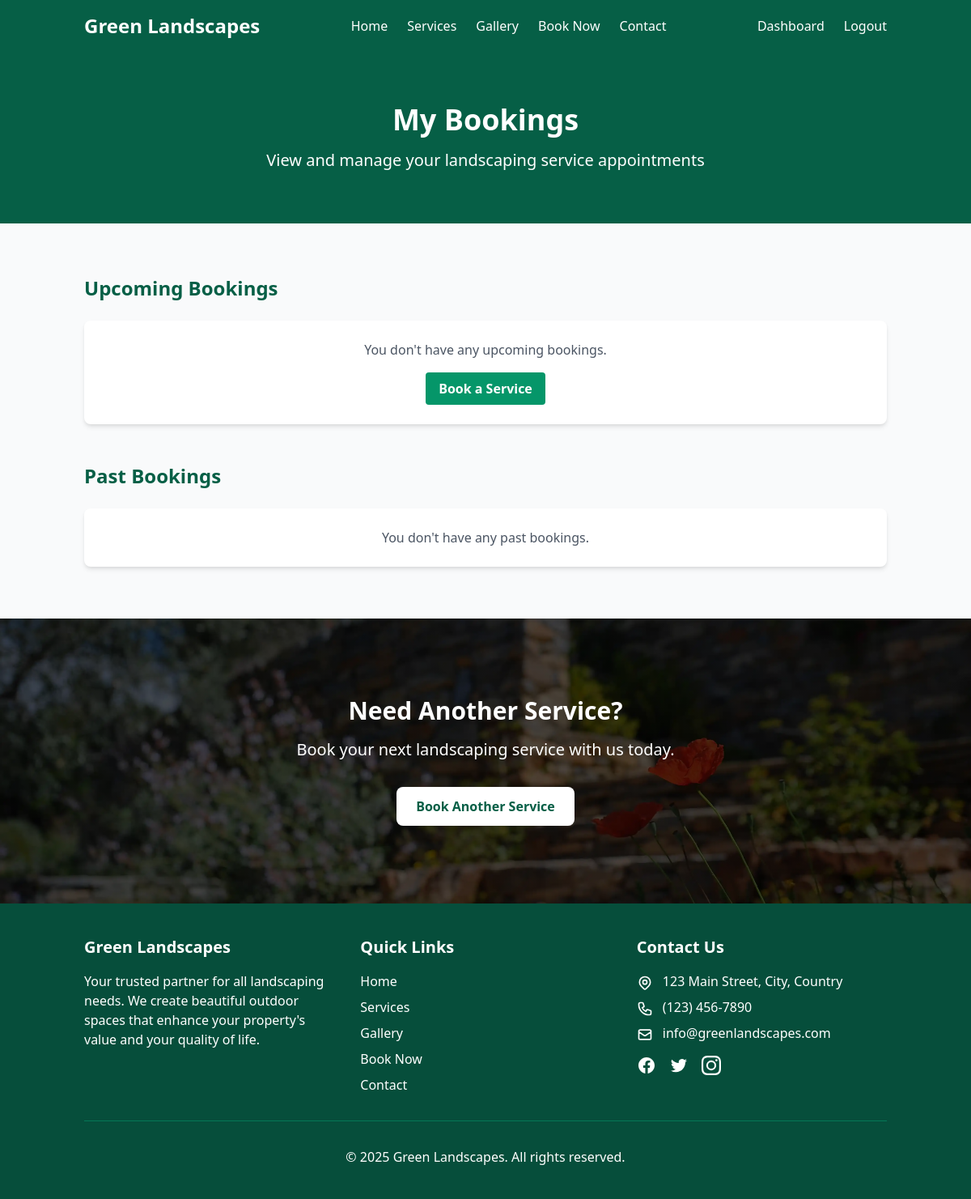
Page /bookings/list/ (signed in) on the earlier database version.
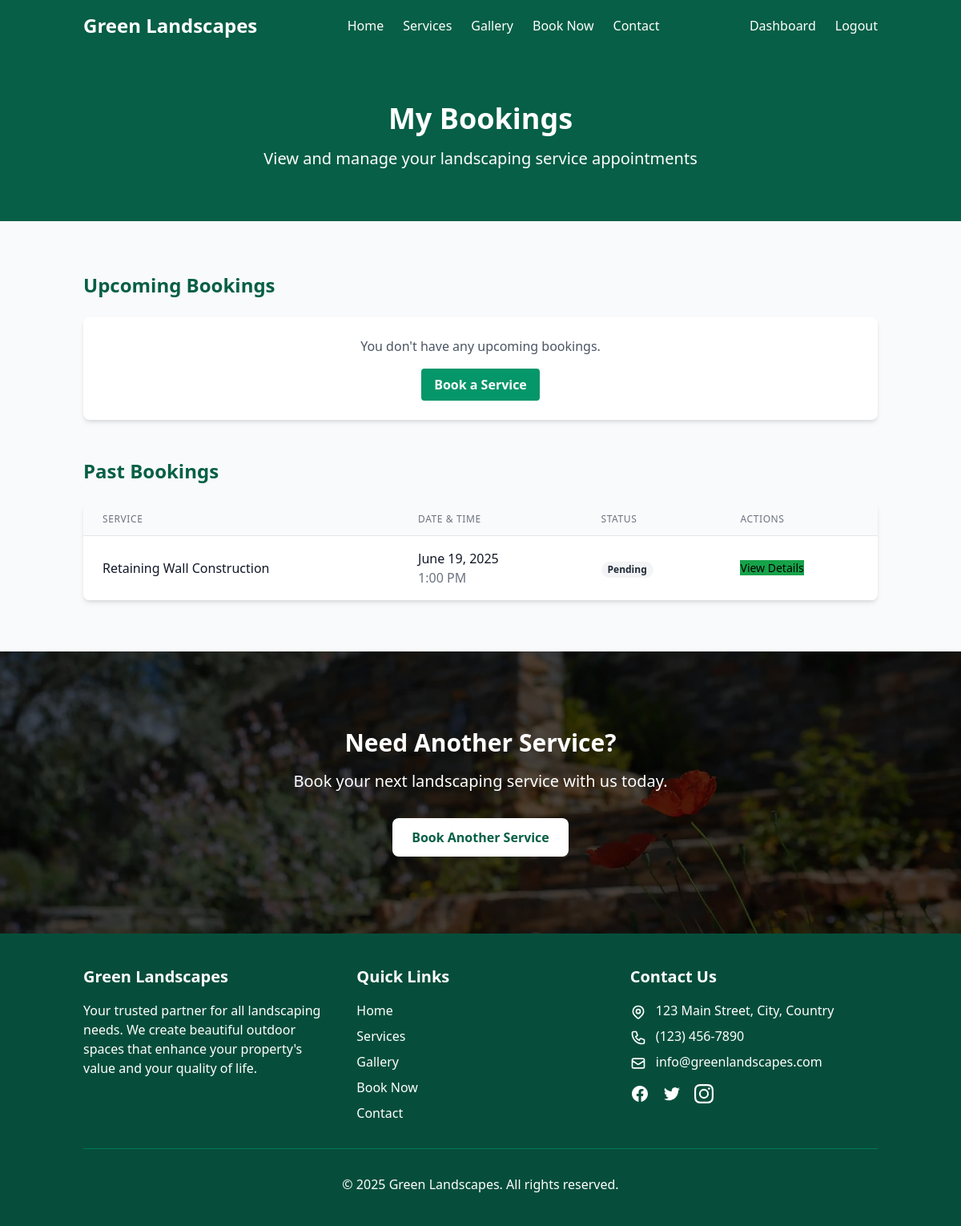
Same page on the later database version.
### bookings/models.py (models this page shows, shortened)
class Booking(models.Model):
    user = models.ForeignKey(settings.AUTH_USER_MODEL, on_delete=models.CASCADE, related_name='bookings')
    service = models.ForeignKey(Service, on_delete=models.CASCADE, related_name='bookings')
    date = models.DateField()
    time_slot = models.ForeignKey(BookingTimeSlot, on_delete=models.CASCADE, related_name='bookings')
    status = models.ForeignKey(BookingStatus, on_delete=models.CASCADE, default=1)  # Default to 'Pending'
    special_instructions = models.TextField(blank=True, null=True)
    address = models.TextField(blank=True, null=True, help_text="If different from your account address")
    phone = models.CharField(max_length=15, blank=True, null=True, help_text="If different from your account phone")
    created_at = models.DateTimeField(auto_now_add=True)
    updated_at = models.DateTimeField(auto_now=True)
    class Meta:
        ordering = ['-date', '-time_slot__start_time']
        unique_together = ['date', 'time_slot']

class BookingTimeSlot(models.Model):
    TIME_CHOICES = [
        ('08:00', '8:00 AM'),
        ('09:00', '9:00 AM'),
        ('10:00', '10:00 AM'),
        ('11:00', '11:00 AM'),
        ('12:00', '12:00 PM'),
        ('13:00', '1:00 PM'),
        ('14:00', '2:00 PM'),
        ('15:00', '3:00 PM'),
        ('16:00', '4:00 PM'),
        ('17:00', '5:00 PM'),
    ]
    start_time = models.CharField(max_length=5, choices=TIME_CHOICES)
    is_available = models.BooleanField(default=True)
    def __str__(self):
        return self.get_start_time_display()

class BookingStatus(models.Model):
    BOOKING_STATUS_CHOICES = [
        ('pending', 'Pending'),
        ('confirmed', 'Confirmed'),
        ('in_progress', 'In Progress'),
        ('completed', 'Completed'),
        ('cancelled', 'Cancelled'),
    ]
    name = models.CharField(max_length=20, choices=BOOKING_STATUS_CHOICES, unique=True)
    description = models.TextField(blank=True)
    def __str__(self):
        return self.get_name_display()
    class Meta:
        verbose_name_plural = "Booking Statuses"

### services/models.py (models this page shows, shortened)
class Service(models.Model):
    category = models.ForeignKey(ServiceCategory, on_delete=models.CASCADE, related_name='services')
    name = models.CharField(max_length=200)
    description = models.TextField()
    short_description = models.CharField(max_length=255, blank=True)
    price = models.DecimalField(max_digits=10, decimal_places=2, blank=True, null=True, help_text="Leave blank if price varies")
    price_suffix = models.CharField(max_length=20, blank=True, help_text="e.g. 'per hour', 'per visit'")
    image = models.ImageField(upload_to=get_upload_path, blank=True, null=True)
    slug = models.SlugField(max_length=220, unique=True, blank=True)
    is_featured = models.BooleanField(default=False)
    created_at = models.DateTimeField(auto_now_add=True)
    updated_at = models.DateTimeField(auto_now=True)

### bookings/views.py (the view)
# urls.py: path('list/', views.BookingListView.as_view(), name='booking_list'),
class BookingListView(LoginRequiredMixin, ListView):
    model = Booking
    template_name = 'bookings/booking_list.html'
    context_object_name = 'bookings'
    def get_queryset(self):
        return Booking.objects.filter(user=self.request.user)
    def get_context_data(self, **kwargs):
        context = super().get_context_data(**kwargs)
        context['upcoming_bookings'] = self.get_queryset().filter(
            date__gte=timezone.now().date(),
            status__name__in=['pending', 'confirmed']
        )
        context['past_bookings'] = self.get_queryset().filter(
            date__lt=timezone.now().date()
        )
        return context

### templates/bookings/booking_list.html (shortened to what the changed rows need)
{% extends 'base.html' %}
{% load static %}
{% block content %}
<section class="bg-green-800 text-white py-16">
    <div class="container mx-auto px-4 text-center">
        <h1 class="text-4xl font-bold mb-4">My Bookings</h1>
    </div>
</section>
<section class="py-16">
    <div class="container mx-auto px-4">
        <div class="max-w-5xl mx-auto">
            <div class="mb-12">
                <h2 class="text-2xl font-bold mb-6 text-green-800">Upcoming Bookings</h2>
            </div>
            <div>
                <h2 class="text-2xl font-bold mb-6 text-green-800">Past Bookings</h2>
                {% if past_bookings %}
                    <div class="bg-white rounded-lg shadow-md overflow-hidden">
                        <div class="overflow-x-auto">
                            <table class="min-w-full divide-y divide-gray-200">
                                <thead class="bg-gray-50">
                                    <tr>
                                        <th scope="col" class="px-6 py-3 text-left text-xs font-medium text-gray-500 uppercase tracking-wider">Service</th>
                                        <th scope="col" class="px-6 py-3 text-left text-xs font-medium text-gray-500 uppercase tracking-wider">Date & Time</th>
                                        <th scope="col" class="px-6 py-3 text-left text-xs font-medium text-gray-500 uppercase tracking-wider">Status</th>
                                        <th scope="col" class="px-6 py-3 text-left text-xs font-medium text-gray-500 uppercase tracking-wider">Actions</th>
                                    </tr>
                                </thead>
                                <tbody class="bg-white divide-y divide-gray-200">
                                    {% for booking in past_bookings %}
                                    <tr>
                                        <td class="px-6 py-4 whitespace-nowrap">
                                            <div class="font-medium text-gray-900">{{ booking.service.name }}</div>
                                        </td>
                                        <td class="px-6 py-4 whitespace-nowrap">
                                            <div class="text-gray-900">{{ booking.date|date:"F j, Y" }}</div>
                                            <div class="text-gray-500">{{ booking.time_slot }}</div>
                                        </td>
                                        <td class="px-6 py-4 whitespace-nowrap">
                                            <span class="px-2 inline-flex text-xs leading-5 font-semibold rounded-full
                                                {% if booking.status.name == 'completed' %}bg-green-100 text-green-800
                                                {% elif booking.status.name == 'cancelled' %}bg-red-100 text-red-800
                                                {% else %}bg-gray-100 text-gray-800{% endif %}">
                                                {{ booking.status }}
                                            </span>
                                        </td>
                                        <td class="px-6 py-4 whitespace-nowrap text-sm font-medium">
                                            <a href="{% url 'bookings:booking_detail' booking.id %}" class="btn btn-sm btn-primary">View Details</a>
                                        </td>
                                    </tr>
                                    {% endfor %}
                                </tbody>
                            </table>
                        </div>
                    </div>
                {% else %}
                    <div class="bg-white p-6 rounded-lg shadow-md text-center">
                        <p class="text-gray-600">You don't have any past bookings.</p>
                    </div>
                {% endif %}
            </div>
        </div>
    </div>
</section>
<section class="relative py-24 text-white bg-cover bg-center bg-no-repeat" style="background-image: linear-gradient(rgba(0, 0, 0, 0.7), rgba(0, 0, 0, 0.7)), url('{% static 'images/cover2.webp' %}')">
    <div class="container mx-auto px-4 text-center relative z-10">
        <h2 class="text-3xl font-bold mb-4">Need Another Service?</h2>
    </div>
</section>
{% endblock %}

Differences in the rows shown:
added Booking: service.name "Retaining Wall Construction", date "June 19, 2025", time_slot "1:00 PM", status "Pending"
Other differences:
text no longer shown: "You don't have any past bookings."
text now shown: "SERVICE DATE & TIME STATUS ACTIONS"
